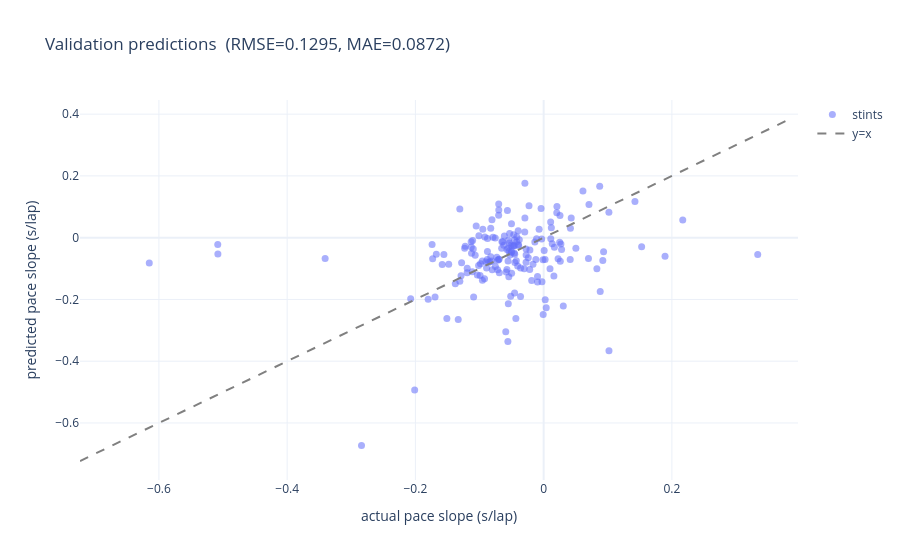

The code cell stored with this chart in its notebook:
### Code cell
def _white(**kwargs: Any) -> dict[str, Any]:
    return {
        'template': 'plotly_white',
        'paper_bgcolor': '#ffffff',
        'plot_bgcolor': '#ffffff',
        **kwargs,
    }

lims = (float(min(y_va.min(), pred_va.min())), float(max(y_va.max(), pred_va.max())))
pad  = (lims[1] - lims[0]) * 0.05 + 1e-6
lo, hi = lims[0] - pad, lims[1] + pad

fig_pred = go.Figure()
fig_pred.add_trace(go.Scatter(
    x=y_va, y=pred_va, mode='markers', name='stints',
    marker={'size': 7, 'opacity': 0.55},
))
fig_pred.add_trace(go.Scatter(
    x=[lo, hi], y=[lo, hi], mode='lines', name='y=x',
    line={'dash': 'dash', 'color': 'gray'},
))
fig_pred.update_layout(**_white(
    title=f'Validation predictions  (RMSE={rmse:.4f}, MAE={mae:.4f})',
    xaxis_title='actual pace slope (s/lap)',
    yaxis_title='predicted pace slope (s/lap)',
))
fig_pred.show()

### Figure 1 — Plotly figure (JSON) as saved in the notebook; plotly's stock layout.template omitted (floating-point values rounded to 4 significant figures; data arrays with more than 128 entries replaced by an {"elided": "..."} marker saying what was removed)
{"data": [{"marker": {"opacity": 0.55, "size": 7}, "mode": "markers", "name": "stints", "type": "scatter", "x": {"elided": "178 float values"}, "y": {"elided": "178 float values"}}, {"line": {"color": "gray", "dash": "dash"}, "mode": "lines", "name": "y=x", "type": "scatter", "x": [-0.7231, 0.3842], "y": [-0.7231, 0.3842]}], "layout": {"paper_bgcolor": "#ffffff", "plot_bgcolor": "#ffffff", "title": {"text": "Validation predictions  (RMSE=0.1295, MAE=0.0872)"}, "xaxis": {"title": {"text": "actual pace slope (s/lap)"}}, "yaxis": {"title": {"text": "predicted pace slope (s/lap)"}}}}
